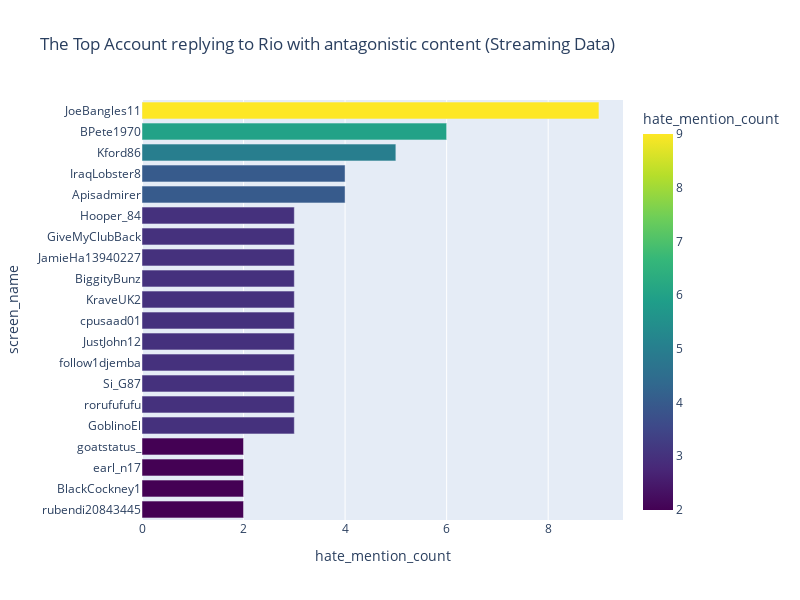

This figure's notebook cell:
### Code cell
fig_hate_mentioners_stream = px.bar(hate_mentioners_stream_count_20, 
             x='hate_mention_count', 
             y='screen_name',
             title="The Top Account replying to Rio with antagonistic content (Streaming Data)",                     
             hover_data=['screen_name', 'hate_mention_count'], 
             color='hate_mention_count', 
             color_continuous_scale=px.colors.sequential.Viridis,
             labels={'count':'hate_mention_count'}, height=600, width=800)
fig_hate_mentioners_stream.update_layout(yaxis_categoryorder = 'total ascending')
fig_hate_mentioners_stream.show()

### Figure 1 — Plotly figure (JSON) as saved in the notebook; plotly's stock layout.template omitted (floating-point values rounded to 4 significant figures)
{"data": [{"alignmentgroup": "True", "hovertemplate": "hate_mention_count=%{marker.color}<br>screen_name=%{y}<extra></extra>", "legendgroup": "", "marker": {"color": [9, 6, 5, 4, 4, 3, 3, 3, 3, 3, 3, 3, 3, 3, 3, 3, 2, 2, 2, 2], "coloraxis": "coloraxis"}, "name": "", "offsetgroup": "", "orientation": "h", "showlegend": false, "textposition": "auto", "type": "bar", "x": [9, 6, 5, 4, 4, 3, 3, 3, 3, 3, 3, 3, 3, 3, 3, 3, 2, 2, 2, 2], "xaxis": "x", "y": ["JoeBangles11", "BPete1970", "Kford86", "Apisadmirer", "IraqLobster8", "GoblinoEl", "rorufufufu", "Si_G87", "follow1djemba", "JustJohn12", "cpusaad01", "KraveUK2", "BiggityBunz", "JamieHa13940227", "GiveMyClubBack", "Hooper_84", "rubendi20843445", "BlackCockney1", "earl_n17", "goatstatus_"], "yaxis": "y"}], "layout": {"barmode": "relative", "coloraxis": {"colorbar": {"title": {"text": "hate_mention_count"}}, "colorscale": [[0, "#440154"], [0.1111, "#482878"], [0.2222, "#3e4989"], [0.3333, "#31688e"], [0.4444, "#26828e"], [0.5556, "#1f9e89"], [0.6667, "#35b779"], [0.7778, "#6ece58"], [0.8889, "#b5de2b"], [1, "#fde725"]]}, "height": 600, "legend": {"tracegroupgap": 0}, "title": {"text": "The Top Account replying to Rio with antagonistic content (Streaming Data)"}, "width": 800, "xaxis": {"anchor": "y", "domain": [0, 1], "title": {"text": "hate_mention_count"}}, "yaxis": {"anchor": "x", "categoryorder": "total ascending", "domain": [0, 1], "title": {"text": "screen_name"}}}}
